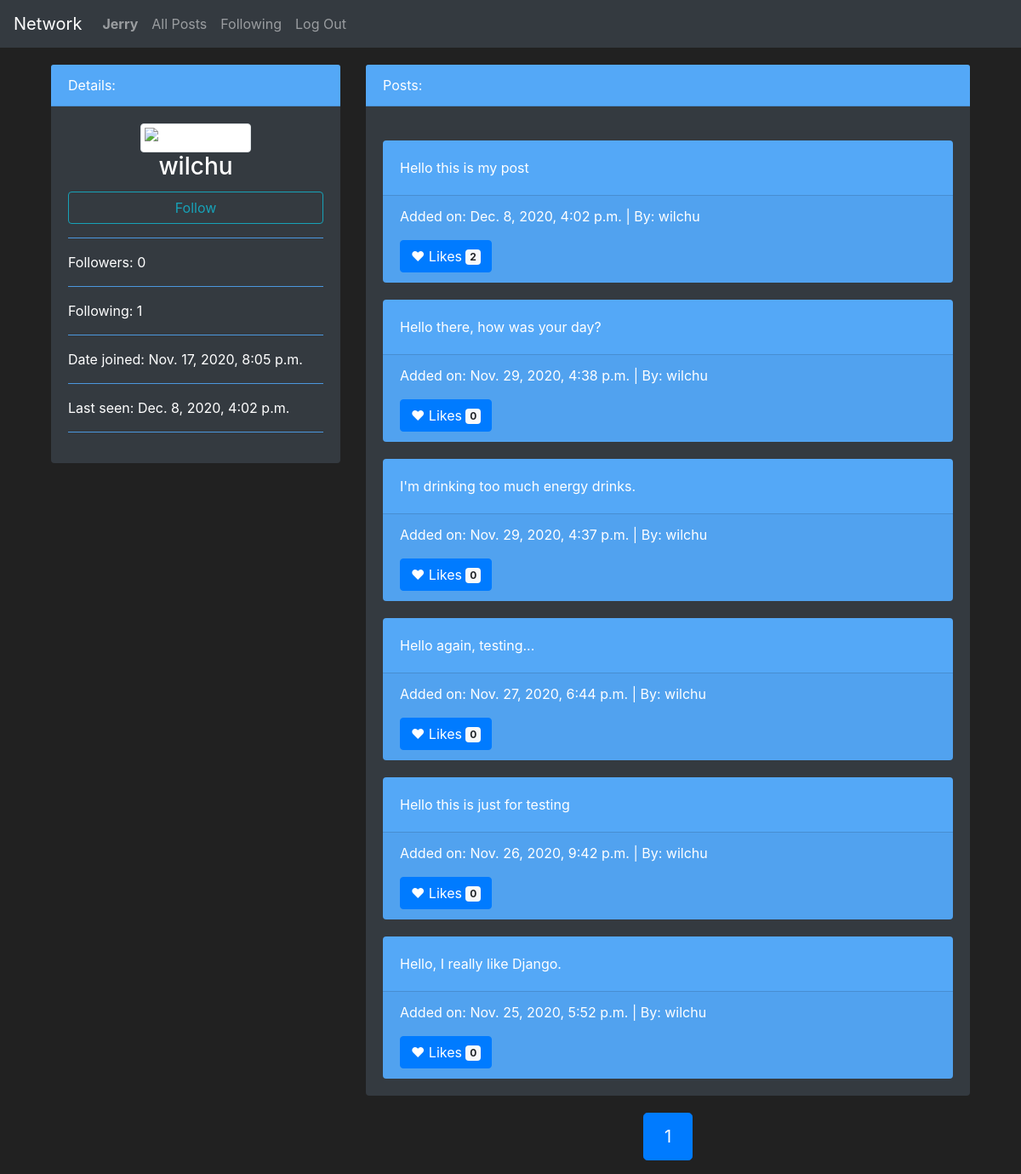
/profil/2 (signed in), run on the app's committed database.
### network/models.py (models this page shows, shortened)
class User(AbstractUser):
    followers = models.IntegerField(default=0)
    following = models.IntegerField(default=0)

class Posts(models.Model):
    post_owner = models.ForeignKey(User, on_delete=models.CASCADE, related_name="post_owner")
    post_content = models.CharField(max_length=2000)
    post_date = models.DateTimeField(auto_now_add=True)

### network/views.py (the view, shortened to what this page needs)
# urls.py: path("profil/<int:userID>", views.profil, name="profil"),
def profil(request, userID):
    try:
        get_user = User.objects.get(pk=int(userID))
    except ObjectDoesNotExist:
        return HttpResponseNotFound('<h1>User not found</h1>')
    if request.user.is_authenticated:
        follower = User.objects.get(pk=int(request.user.id))
        follow_object = Follows.objects.filter(follower = follower).filter(target = get_user)
        if follow_object:
            is_following = True
        else:
            is_following = False
    else:
        is_following = False
    all_posts = Posts.objects.all().filter(post_owner = get_user).order_by('-post_date')
    page = pagination(request, all_posts, 10)
    return render(request, 'network/profil.html', {
        'user_id': get_user.id,
        'user_nickname': get_user.username,
        'user_followers': get_user.followers,
        'user_following': get_user.following,
        'user_joined': get_user.date_joined,
        'user_seen': get_user.last_login,
        'user_posts': page,
        "follow_status": is_following,
        "user_likes": getAllLikes(request)
    })

### network/views.py (called while the page is built)
def pagination(request, data_object, results):
    paginator = Paginator(data_object, results)
    try:
        paginator_result = paginator.page(request.GET.get('page', 1))
    except EmptyPage:
        paginator_result = paginator.page(1)
    return paginator_result

def getAllLikes(request):
    if request.user.is_authenticated:
        all_likes = []
        likes = Likes.objects.all().filter(who_liked = request.user)
        for like in likes:
            all_likes.append(like.post.id)
        return all_likes
    else:
        return []

### network/templates/network/profil.html (shortened to what this page needs)
{% extends "network/layout.html" %}
{% block body %}
    <section>
        <div class="container">
            <div class="row">
                <div class="col-md-4">
                    <div class="card text-white bg-dark mb-3">
                        <div class="card-header">Details:</div>
                        <div class="card-body">
                          <div class="text-center">
                            <img src="https://cdn.pixabay.com/photo/2015/10/05/22/37/blank-profile-picture-973460_960_720.png" width="200px;"class="img-thumbnail" alt="Icon of a user">
                            <h3 class="card-title">{{ user_nickname }}</h3>
                          </div>
                          {% if user_nickname != user.username and user.is_authenticated %}
                            <form action="{% url 'profil' user_id %}" method="POST">
                              {% if follow_status == False %}
                                <button type="submit" name="action" value="follow" class="btn btn-outline-info btn-block">Follow</button>
                              {% else %}
                                <button type="submit" name="action" value="unfollow" class="btn btn-outline-info btn-block">Unfollow</button>
                              {% endif %}
                            </form>
                          {% endif %}
                          <hr>
                          <p class="card-text">Followers: {{ user_followers }}</p>
                          <hr>
                          <p class="card-text">Following: {{ user_following }}</p>
                          <hr>
                          <p class="card-text">Date joined: {{ user_joined }}</p>
                          <hr>
                          <p class="card-text">Last seen: {{ user_seen }}</p>
                          <hr>
                        </div>
                      </div>
                </div>
                <div class="col-md-8">
                    <div class="card text-white bg-dark mb-3">
                        <div class="card-header">Posts:</div>
                        <div class="card-body">
                           {% for post in user_posts %}
                              <div class="card bg-blue text-white">
                                <div class="card-body">
                                  <p class="card-text">{{ post.post_content }}</p>
                                </div>
                                <div class="card-footer">
                                  <p>Added on: {{ post.post_date }} | By: {{ post.post_owner }}</p>
                                  <button type="button" class="btn btn-primary like" data-postid="{{ post.id }}">
                                    {% if post.id in user_likes %}
                                      <span class="liked">&hearts;</span>
                                    {% else %}
                                    <span>&hearts;</span>
                                    {% endif %}
                                    Likes <span class="badge badge-light">{{ post.likes_set.count }}</span>
                                  </button>
                                </div>
                              </div>
                              {% empty %}
                              <h4>No posts to display yet.</h4>
                           {% endfor %}
                        </div>
                      </div>
                      <section style="margin-top: 20px;">
                        <nav aria-label="Posts pagination">
                          <ul class="pagination justify-content-center pagination-lg">
                            {% for page in user_posts.paginator.page_range %}
                              <li class="page-item {% if page == user_posts.number %} active {% endif %}">
                                <a class="page-link" href="{% url 'profil' user_id %}?page={{ page }}">{{ page }}</a>
                              </li>
                            {% endfor %}
                          </ul>
                        </nav>
                      </section>
                </div>
            </div>
        </div>
    </section>
{% endblock %}

### network/templates/network/layout.html (shortened to what this page needs)
{% load static %}
<!DOCTYPE html>
<html lang="en">
    <head>
        <link rel="stylesheet" href="https://stackpath.bootstrapcdn.com/bootstrap/4.4.1/css/bootstrap.min.css">
        <link href="{% static 'network/styles.css' %}" rel="stylesheet">
    </head>
    <body>
        <nav class="navbar navbar-expand-lg navbar-dark bg-dark">
            <a class="navbar-brand" href="#">Network</a>
            <div>
              <ul class="navbar-nav mr-auto">
                {% if user.is_authenticated %}
                    <li class="nav-item">
                        <a class="nav-link" href="{% url 'profil' user.id %}"><strong>{{ user.username }}</strong></a>
                    </li>
                {% endif %}
                <li class="nav-item">
                  <a class="nav-link" href="{% url 'index' %}">All Posts</a>
                </li>
                {% if user.is_authenticated %}
                    <li class="nav-item">
                        <a class="nav-link" href="{% url 'following' %}">Following</a>
                    </li>
                    <li class="nav-item">
                        <a class="nav-link" href="{% url 'logout' %}">Log Out</a>
                    </li>
                {% endif %}
              </ul>
            </div>
          </nav>
        <div class="body container">
            {% block body %}
            {% endblock %}
        </div>
    </body>
</html>

### network/static/network/styles.css (style rules this page uses)
body { background-color: #212121; color: #fff !important; }
.card { margin-top: 20px; border: none; }
.card-header, hr, .bg-blue { background-color: #54a8f7 !important; }
.page-link { color: #fff; background-color: #323232; border-color: #121212; }

### data on the page
User: username "Jerry"
User: username "wilchu", date_joined "Nov. 17, 2020, 8:05 p.m.", last_login "Dec. 8, 2020, 4:02 p.m."
Posts: post_content "Hello this is my post", post_date "Dec. 8, 2020, 4:02 p.m.", post_owner "wilchu", likes_set.count "2"
Posts: post_content "Hello there, how was your day?", post_date "Nov. 29, 2020, 4:38 p.m.", post_owner "wilchu", likes_set.count "0"
Posts: post_content "I'm drinking too much energy drinks.", post_date "Nov. 29, 2020, 4:37 p.m.", post_owner "wilchu", likes_set.count "0"
Posts: post_content "Hello again, testing...", post_date "Nov. 27, 2020, 6:44 p.m.", post_owner "wilchu", likes_set.count "0"
Posts: post_content "Hello this is just for testing", post_date "Nov. 26, 2020, 9:42 p.m.", post_owner "wilchu", likes_set.count "0"
Posts: post_content "Hello, I really like Django.", post_date "Nov. 25, 2020, 5:52 p.m.", post_owner "wilchu", likes_set.count "0"

### other printed values
{{ user_followers }} "0"
{{ user_following }} "1"
{{ page }} "1"
